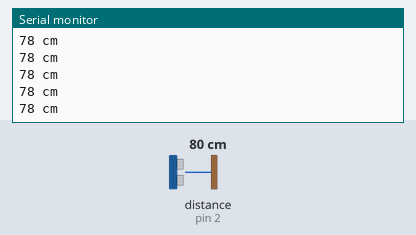
Bench run of a sketch on a simulated Arduino Uno, built with avr-gcc and run on an emulated ATmega328P. Shown: the last lines printed to the serial monitor. Wiring (inferred from the names in the program): ultrasonic range finder: trigger pin 3; echo pin 2. The test bench sets the inputs (shaded band); at power-on: distance to the obstacle (sensor on pin 2) 80 cm. The echo pulse lasts 58.3 µs per cm.

Above: at 1.2 s.
1.3 s: distance to the obstacle (sensor on pin 2) set to 299 cm
At 2.3 s:
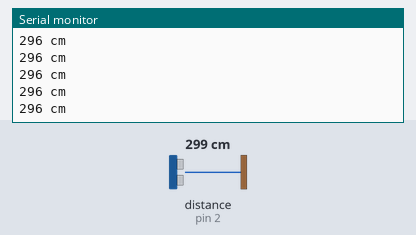
4.3 s: distance to the obstacle (sensor on pin 2) set to 120 cm
At 5.0 s:
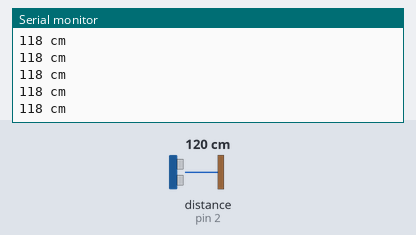
7.3 s: distance to the obstacle (sensor on pin 2) set to 18 cm
At 8.2 s:
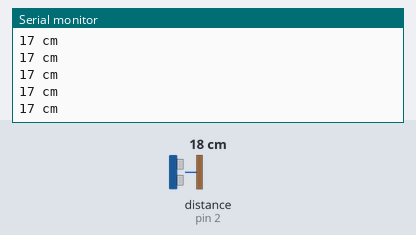
Timing chart, 0 to 10.3 s (numbered marks = the images above; inputs shaded):
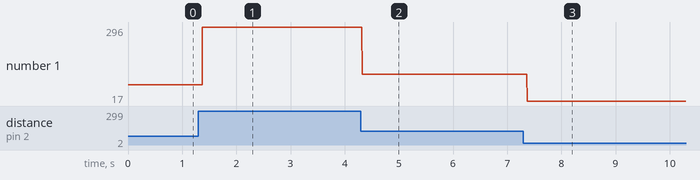

The sketch:

Program_Ultrasonik.ino
```cpp
//ULTRASONIC SENSOR


// define pin
const int ECHO = 2; // Echo pin of Ultrasonic Sensor
const int TRIG = 3; // Trigger

// define variable
int durasi;   //durasi dari sonar dipancarkan sampai kembali
int jarak;    //jarak yang didapat


int baca_jarak() {
digitalWrite (TRIG, HIGH);
delayMicroseconds (10);
digitalWrite (TRIG, LOW);

durasi = pulseIn (ECHO, HIGH);
jarak = durasi*0.034/2;

return jarak;
}


void setup() {
  // put your setup code here, to run once:
pinMode (TRIG, OUTPUT);
pinMode (ECHO, INPUT);
digitalWrite (TRIG, LOW);
Serial.begin (9600);
}

void loop() {
  // put your main code here, to run repeatedly:
Serial.print(baca_jarak());
Serial.println(" cm");

}


/*
PENJELASAN PROGRAM

1)
digitalWrite (TRIG, HIGH);
delayMicroseconds (10);
digitalWrite (TRIG, LOW);

dalam satu looping, sinyal hanya memiliki panjang gelombang sekitar 10 microsecond


2)
durasi = pulseIn (ECHO, HIGH);

durasi adalah berapa lama sinyal dari mulai dipancarkan oleh sensor
kemudian kembali lagi ke sensor karena terpental oleh benda di depannya

3)
jarak = durasi*0.034/2;

ini merupakan konversi durasi ke jarak

Kecepatan suara berkisar sebesar 343 meter/detik
dengan disesuaikan dengan satuan yang kita pakai di program ini maka
meter diubah ke centimeter, dan detik diubah ke microsecond


343 m/detik = 0.0343 cm/microsecond

kemudian dibagi 2 karena sinyal mengalami 2 balikan
(saat dipancarkan sensor & saat mengenai benda lalu memantul ke sensor)
 */
```

Measured:
- after the input at 1.3 s, the serial monitor: prints a new line after 0.07 s (image 1)
- after the input at 4.3 s, the serial monitor: prints a new line at once (image 2)
- after the input at 7.3 s, the serial monitor: prints a new line after 0.07 s (image 3)
- plotted number 1: 78 → 296 after the input at 1.3 s, 296 → 118 after the input at 4.3 s, 118 → 17 after the input at 7.3 s
